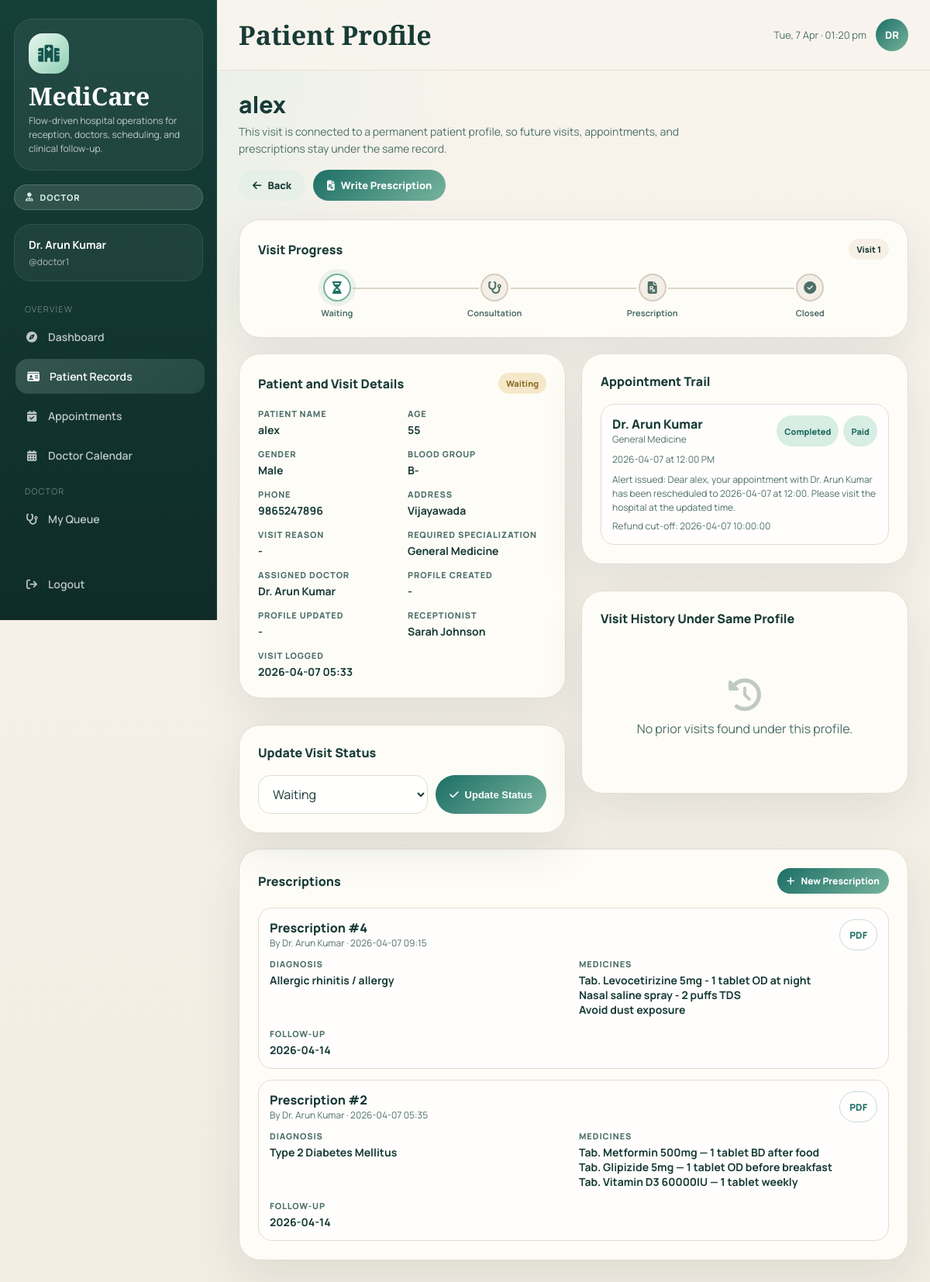
The app's page /patients/2 (signed in) with its own data.
### tables this page shows
CREATE TABLE users (
            id INTEGER PRIMARY KEY AUTOINCREMENT,
            username TEXT UNIQUE NOT NULL,
            password TEXT NOT NULL,
            role TEXT NOT NULL,
            full_name TEXT NOT NULL
        , specialization TEXT, availability_status TEXT DEFAULT 'available', availability_note TEXT, availability_updated_at TIMESTAMP, phone TEXT);

CREATE TABLE patients (
            id INTEGER PRIMARY KEY AUTOINCREMENT,
            name TEXT NOT NULL,
            age INTEGER NOT NULL,
            gender TEXT NOT NULL,
            phone TEXT,
            address TEXT,
            blood_group TEXT,
            admitted_by INTEGER,
            admitted_at TIMESTAMP DEFAULT CURRENT_TIMESTAMP,
            status TEXT DEFAULT 'waiting',
            assigned_doctor INTEGER, required_specialization TEXT, visit_reason TEXT, profile_id INTEGER, visit_number INTEGER DEFAULT 1,
            FOREIGN KEY(admitted_by) REFERENCES users(id),
            FOREIGN KEY(assigned_doctor) REFERENCES users(id)
        );

CREATE TABLE appointments (
            id INTEGER PRIMARY KEY AUTOINCREMENT,
            patient_id INTEGER NOT NULL,
            doctor_id INTEGER NOT NULL,
            appointment_date DATE NOT NULL,
            appointment_time TEXT NOT NULL,
            notes TEXT,
            created_at TIMESTAMP DEFAULT CURRENT_TIMESTAMP, status TEXT DEFAULT 'scheduled', payment_status TEXT DEFAULT 'pending', payment_mode TEXT, transaction_id TEXT, fee_amount REAL DEFAULT 0, cancellation_deadline TEXT, cancelled_at TEXT, cancelled_by INTEGER, refund_status TEXT DEFAULT 'not_applicable', reschedule_reason TEXT, patient_alert_message TEXT, patient_alert_sent_at TEXT, notification_phone TEXT,
            FOREIGN KEY(patient_id) REFERENCES patients(id),
            FOREIGN KEY(doctor_id) REFERENCES users(id)
        );

CREATE TABLE prescriptions (
            id INTEGER PRIMARY KEY AUTOINCREMENT,
            patient_id INTEGER NOT NULL,
            doctor_id INTEGER NOT NULL,
            diagnosis TEXT NOT NULL,
            medicines TEXT NOT NULL,
            instructions TEXT,
            follow_up_date DATE,
            created_at TIMESTAMP DEFAULT CURRENT_TIMESTAMP,
            FOREIGN KEY(patient_id) REFERENCES patients(id),
            FOREIGN KEY(doctor_id) REFERENCES users(id)
        );

### app.py (the view)
@app.route("/patients/<int:pid>")
@login_required
def patient_detail(pid):
    conn = get_db()
    patient = conn.execute(
        """
        SELECT p.*, u.full_name AS doctor_name, u.specialization AS doctor_specialization,
               r.full_name AS receptionist_name,
               pp.created_at AS profile_created_at, pp.updated_at AS profile_updated_at
        FROM patients p
        LEFT JOIN users u ON p.assigned_doctor=u.id
        LEFT JOIN users r ON p.admitted_by=r.id
        LEFT JOIN patient_profiles pp ON p.profile_id=pp.id
        WHERE p.id=?
        """,
        (pid,),
    ).fetchone()
    prescriptions = conn.execute(
        """
        SELECT pr.*, u.full_name AS doctor_name
        FROM prescriptions pr
        JOIN users u ON pr.doctor_id=u.id
        WHERE pr.patient_id=?
        ORDER BY pr.created_at DESC
        """,
        (pid,),
    ).fetchall()
    appointments = conn.execute(
        """
        SELECT a.*, u.full_name AS doctor_name, u.specialization AS doctor_specialization,
               u.availability_status, u.availability_note
        FROM appointments a
        JOIN users u ON a.doctor_id=u.id
        WHERE a.patient_id=?
        ORDER BY a.appointment_date DESC, a.appointment_time DESC
        """,
        (pid,),
    ).fetchall()
    visit_history = get_profile_visits(conn, patient["profile_id"]) if patient and patient["profile_id"] else []
    conn.close()
    if not patient:
        flash("Patient not found.", "danger")
        return redirect(url_for("patients"))
    return render_template(
        "patient_detail.html",
        patient=patient,
        prescriptions=prescriptions,
        appointments=appointments,
        visit_history=visit_history,
    )

### templates/patient_detail.html (shortened to what this page needs)
{% extends 'base.html' %}
{% block topbar_title %}Patient Profile{% endblock %}
{% block content %}
<div class="page-header">
  <div>
    <div class="page-title">{{ patient.name }}</div>
    <div class="page-sub">This visit is connected to a permanent patient profile, so future visits, appointments, and prescriptions stay under the same record.</div>
  </div>
  <div style="display:flex; gap:10px; flex-wrap:wrap;">
    <a class="btn btn-ghost" href="{{ url_for('patients') }}"><i class="fa-solid fa-arrow-left"></i> Back</a>
    {% if session.role == 'doctor' and patient.status in ['waiting','in_consultation'] %}
    <a class="btn btn-primary" href="{{ url_for('prescribe', pid=patient.id) }}"><i class="fa-solid fa-file-prescription"></i> Write Prescription</a>
    {% endif %}
  </div>
</div>
<div class="card">
  <div class="card-header">
    <span class="card-title">Visit Progress</span>
    <span class="tag">Visit {{ patient.visit_number or 1 }}</span>
  </div>
  {% set statuses = ['waiting','in_consultation','prescribed','discharged'] %}
  {% set labels = ['Waiting','Consultation','Prescription','Closed'] %}
  {% set icons = ['fa-hourglass-half','fa-stethoscope','fa-file-prescription','fa-check-circle'] %}
  {% set cur_idx = statuses.index(patient.status) if patient.status in statuses else 0 %}
  <div class="timeline">
    {% for i in range(statuses|length) %}
    <div class="tl-step {% if i < cur_idx %}done{% elif i == cur_idx %}active{% endif %}">
      <div class="tl-dot"><i class="fa-solid {{ icons[i] }}"></i></div>
      <div class="tl-label">{{ labels[i] }}</div>
    </div>
    {% endfor %}
  </div>
</div>
<div style="display:grid; grid-template-columns: 1fr 1fr; gap:20px; align-items:start;">
  <div class="stack">
    <div class="card">
      <div class="card-header">
        <span class="card-title">Patient and Visit Details</span>
        <span class="badge badge-{{ patient.status }}">{{ patient.status.replace('_',' ') }}</span>
      </div>
      <div class="info-grid">
        <div class="info-row"><span class="info-label">Patient Name</span><span class="info-value">{{ patient.name }}</span></div>
        <div class="info-row"><span class="info-label">Age</span><span class="info-value">{{ patient.age }}</span></div>
        <div class="info-row"><span class="info-label">Gender</span><span class="info-value">{{ patient.gender }}</span></div>
        <div class="info-row"><span class="info-label">Blood Group</span><span class="info-value">{{ patient.blood_group or '-' }}</span></div>
        <div class="info-row"><span class="info-label">Phone</span><span class="info-value">{{ patient.phone or '-' }}</span></div>
        <div class="info-row"><span class="info-label">Address</span><span class="info-value">{{ patient.address or '-' }}</span></div>
        <div class="info-row"><span class="info-label">Visit Reason</span><span class="info-value">{{ patient.visit_reason or '-' }}</span></div>
        <div class="info-row"><span class="info-label">Required Specialization</span><span class="info-value">{{ patient.required_specialization or patient.doctor_specialization or '-' }}</span></div>
        <div class="info-row"><span class="info-label">Assigned Doctor</span><span class="info-value">{{ patient.doctor_name or 'Unassigned' }}</span></div>
        <div class="info-row"><span class="info-label">Profile Created</span><span class="info-value">{{ patient.profile_created_at[:16] if patient.profile_created_at else '-' }}</span></div>
        <div class="info-row"><span class="info-label">Profile Updated</span><span class="info-value">{{ patient.profile_updated_at[:16] if patient.profile_updated_at else '-' }}</span></div>
        <div class="info-row"><span class="info-label">Receptionist</span><span class="info-value">{{ patient.receptionist_name or '-' }}</span></div>
        <div class="info-row"><span class="info-label">Visit Logged</span><span class="info-value">{{ patient.admitted_at[:16] }}</span></div>
      </div>
    </div>
    <div class="card">
      <div class="card-header">
        <span class="card-title">Update Visit Status</span>
      </div>
      <form method="POST" action="{{ url_for('update_status', pid=patient.id) }}" style="display:flex; gap:10px; flex-wrap:wrap;">
        <select name="status" class="form-control" style="flex:1; min-width:180px;">
          {% for s in ['waiting','in_consultation','prescribed','discharged'] %}
          <option value="{{ s }}" {% if patient.status==s %}selected{% endif %}>{{ s.replace('_',' ').title() }}</option>
          {% endfor %}
        </select>
        <button class="btn btn-primary" type="submit"><i class="fa-solid fa-check"></i> Update Status</button>
      </form>
    </div>
  </div>
  <div class="stack">
    <div class="card">
      <div class="card-header">
        <span class="card-title">Appointment Trail</span>
      </div>
      {% if appointments %}
      <div class="stack">
      {% for a in appointments %}
        <div class="mini-card">
          <div style="display:flex; justify-content:space-between; gap:10px; flex-wrap:wrap;">
            <div>
              <div style="font-weight:800;">{{ a.doctor_name }}</div>
              <div class="text-muted">{{ a.doctor_specialization or '-' }}</div>
            </div>
            <div style="display:flex; gap:6px; flex-wrap:wrap;">
              <span class="badge badge-{{ a.status }}">{{ a.status.replace('_',' ') }}</span>
              <span class="badge badge-{{ a.payment_status }}">{{ a.payment_status }}</span>
            </div>
          </div>
          <div class="text-muted" style="margin-top:8px;">{{ a.appointment_date }} at {{ format_time_label(a.appointment_time) }}</div>
          {% if a.patient_alert_message %}
          <div class="text-muted" style="margin-top:8px;">Alert issued: {{ a.patient_alert_message }}</div>
          {% endif %}
          {% if a.cancellation_deadline %}
          <div class="text-muted" style="margin-top:6px;">Refund cut-off: {{ a.cancellation_deadline }}</div>
          {% endif %}
        </div>
      {% endfor %}
      </div>
      {% else %}
      <div class="empty-state"><i class="fa-solid fa-calendar-xmark"></i><p>No appointment trail found.</p></div>
      {% endif %}
    </div>
    <div class="card">
      <div class="card-header">
        <span class="card-title">Visit History Under Same Profile</span>
      </div>
      {% if visit_history %}
      <div class="table-wrap">
        <table>
          <thead>
            <tr>
              <th>Visit</th>
              <th>Reason</th>
              <th>Status</th>
              <th>Doctor</th>
              <th>Logged</th>
            </tr>
          </thead>
          <tbody>
          {% for visit in visit_history %}
            <tr {% if visit.id == patient.id %}style="background:rgba(216,237,228,0.24);"{% endif %}>
              <td>#{{ visit.id }}</td>
              <td>{{ visit.visit_reason or '-' }}</td>
              <td><span class="badge badge-{{ visit.status }}">{{ visit.status.replace('_',' ') }}</span></td>
              <td>{{ visit.doctor_name or '-' }}</td>
              <td class="text-muted">{{ visit.admitted_at[:16] }}</td>
            </tr>
          {% endfor %}
          </tbody>
        </table>
      </div>
      {% else %}
      <div class="empty-state"><i class="fa-solid fa-clock-rotate-left"></i><p>No prior visits found under this profile.</p></div>
      {% endif %}
    </div>
  </div>
</div>
<div class="card">
  <div class="card-header">
    <span class="card-title">Prescriptions</span>
    {% if session.role == 'doctor' and patient.status in ['waiting','in_consultation'] %}
    <a class="btn btn-primary btn-sm" href="{{ url_for('prescribe', pid=patient.id) }}"><i class="fa-solid fa-plus"></i> New Prescription</a>
    {% endif %}
  </div>
  {% if prescriptions %}
  <div class="stack">
  {% for pr in prescriptions %}
    <div class="mini-card">
      <div style="display:flex; justify-content:space-between; gap:10px; flex-wrap:wrap; margin-bottom:10px;">
        <div>
          <div style="font-weight:800;">Prescription #{{ pr.id }}</div>
          <div class="text-muted">By {{ pr.doctor_name }} · {{ pr.created_at[:16] }}</div>
        </div>
        <a class="btn btn-outline btn-sm" href="{{ url_for('prescription_pdf', prescription_id=pr.id) }}" target="_blank">PDF</a>
      </div>
      <div class="info-grid">
        <div class="info-row"><span class="info-label">Diagnosis</span><span class="info-value">{{ pr.diagnosis }}</span></div>
        <div class="info-row"><span class="info-label">Medicines</span><span class="info-value" style="white-space:pre-line;">{{ pr.medicines }}</span></div>
        {% if pr.follow_up_date %}
        <div class="info-row"><span class="info-label">Follow-up</span><span class="info-value">{{ pr.follow_up_date }}</span></div>
        {% endif %}
      </div>
    </div>
  {% endfor %}
  </div>
  {% else %}
  <div class="empty-state"><i class="fa-solid fa-file-prescription"></i><p>No prescriptions have been stored for this visit yet.</p></div>
  {% endif %}
</div>
{% endblock %}

### templates/base.html (shortened to what this page needs)
<!DOCTYPE html>
<html lang="en">
<head>
<link rel="stylesheet" href="https://cdnjs.cloudflare.com/ajax/libs/font-awesome/6.5.0/css/all.min.css">
</head>
<body>
{% if session.user_id %}
<aside class="sidebar">
  <div class="brand-shell">
    <div class="brand-mark"><i class="fa-solid fa-hospital"></i></div>
    <div class="brand-title">MediCare</div>
    <div class="brand-sub">Flow-driven hospital operations for reception, doctors, scheduling, and clinical follow-up.</div>
  </div>
  <div class="role-pill">
    <i class="fa-solid {% if session.role=='doctor' %}fa-user-doctor{% else %}fa-headset{% endif %}"></i>
    {{ session.role }}
  </div>
  <div class="profile-card">
    <div class="profile-name">{{ session.full_name }}</div>
    <div class="profile-user">@{{ session.username }}</div>
  </div>
  <nav class="nav-group">
    <div class="nav-label">Overview</div>
    <a class="nav-item {% if request.endpoint=='dashboard' %}active{% endif %}" href="{{ url_for('dashboard') }}">
      <i class="fa-solid fa-compass"></i> Dashboard
    </a>
    <a class="nav-item {% if request.endpoint in ['patients','patient_detail'] %}active{% endif %}" href="{{ url_for('patients') }}">
      <i class="fa-solid fa-id-card"></i> Patient Records
    </a>
    <a class="nav-item {% if request.endpoint=='appointments' %}active{% endif %}" href="{{ url_for('appointments') }}">
      <i class="fa-solid fa-calendar-check"></i> Appointments
    </a>
    <a class="nav-item {% if request.endpoint=='calendar_view' %}active{% endif %}" href="{{ url_for('calendar_view') }}">
      <i class="fa-solid fa-calendar-days"></i> Doctor Calendar
    </a>
    {% if session.role == 'doctor' %}
    <div class="nav-label">Doctor</div>
    <a class="nav-item {% if request.endpoint=='doctor_queue' %}active{% endif %}" href="{{ url_for('doctor_queue') }}">
      <i class="fa-solid fa-stethoscope"></i> My Queue
    </a>
    {% endif %}
  </nav>
  <div class="sidebar-footer">
    <a class="nav-item" href="{{ url_for('logout') }}">
      <i class="fa-solid fa-arrow-right-from-bracket"></i> Logout
    </a>
  </div>
</aside>
<div class="main-wrap">
  <header class="topbar">
    <div class="topbar-title">{% block topbar_title %}MediCare HMS{% endblock %}</div>
    <div class="topbar-meta">
      <span id="live-clock"></span>
      <div class="avatar">{{ session.full_name[:2].upper() }}</div>
    </div>
  </header>
  <main class="page-content">
    {% block content %}{% endblock %}
  </main>
</div>
{% else %}
{% block auth_content %}{% endblock %}
{% endif %}
</body>
</html>

### records on screen
users: role "DOCTOR", full_name "Dr. Arun Kumar", username "doctor1", specialization "General Medicine"
patients: name "alex", visit_number "1", status.replace "Waiting", age "55", gender "Male", blood_group "B-", phone "9865247896", address "Vijayawada", admitted_at "2026-04-07 05:33", status "Waiting"
users: full_name "Sarah Johnson"
appointments: doctor_name "Dr. Arun Kumar", specialization "General Medicine", status.replace "Completed", payment_status "Paid", appointment_date "2026-04-07", appointment_time "12:00 PM", patient_alert_message "Dear alex, your appointment with Dr. Arun Kumar has been rescheduled to 2026-04-07 at 12:00. Please visit the hospital at the updated time.", cancellation_deadline "2026-04-07 10:00:00"
prescriptions: id "4", doctor_name "Dr. Arun Kumar", created_at "2026-04-07 09:15", diagnosis "Allergic rhinitis / allergy", medicines "Tab. Levocetirizine 5mg - 1 tablet OD at night Nasal saline spray - 2 puffs TDS Avoid dust exposure", follow_up_date "2026-04-14"
prescriptions: id "2", doctor_name "Dr. Arun Kumar", created_at "2026-04-07 05:35", diagnosis "Type 2 Diabetes Mellitus", medicines "Tab. Metformin 500mg — 1 tablet BD after food Tab. Glipizide 5mg — 1 tablet OD before breakfast Tab. Vitamin D3 60000IU — 1 tablet weekly", follow_up_date "2026-04-14"

### other values on screen
{{ session.full_name[:2].upper() }} "DR"
{{ labels[i] }} "Waiting" "Consultation" "Prescription" "Closed"
{{ patient.visit_reason or '-' }} "-"
{{ patient.profile_created_at[:16] if patient.profile_created_at else '-' }} "-"
{{ patient.profile_updated_at[:16] if patient.profile_updated_at else '-' }} "-"
